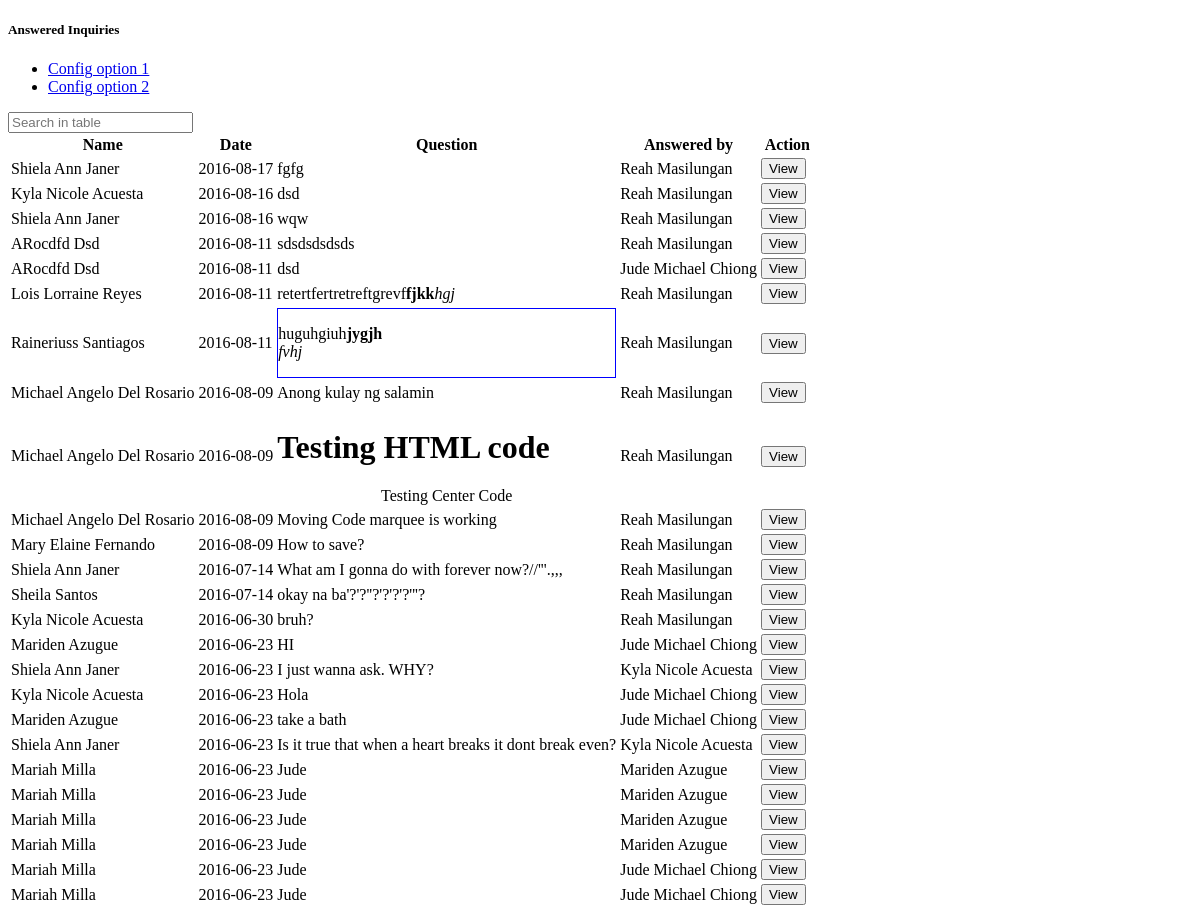
The page /answeredinquiry.php (upper part) on the database as committed earlier.
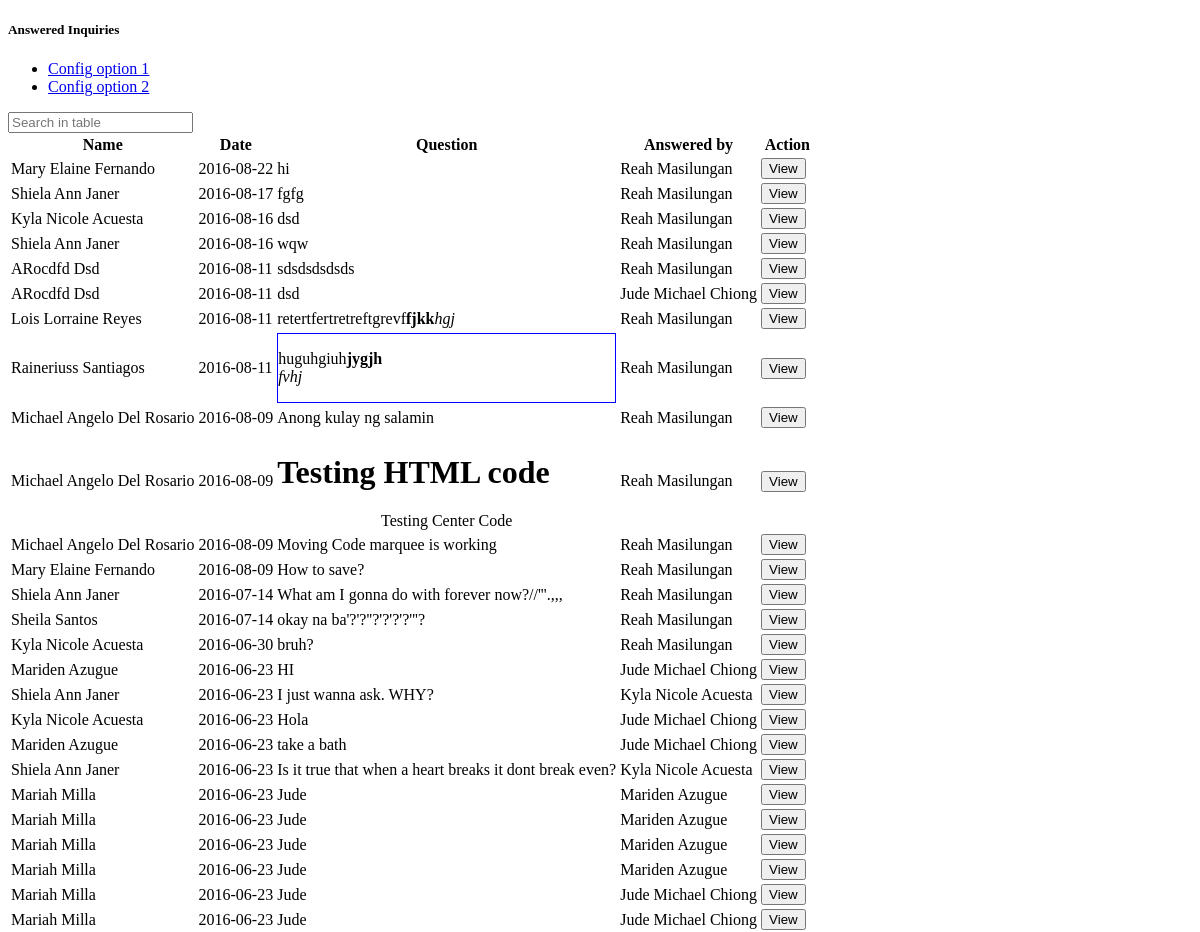
The same page on the database as committed later.
### tables this page shows
CREATE TABLE IF NOT EXISTS `inquiry` (
  `inquiry_id` int(10) NOT NULL,
  `employee_id` varchar(10) NOT NULL,
  `inquiry_date` date NOT NULL,
  `inquiry_question` varchar(200) NOT NULL,
  `inquiry_answerdate` date NOT NULL,
  `inquiry_answer` varchar(200) NOT NULL,
  `inquiry_answeredby` varchar(50) NOT NULL,
  `inquiry_status` varchar(20) NOT NULL DEFAULT 'Pending'
);

CREATE TABLE IF NOT EXISTS `employee` (
  `employee_id` int(10) NOT NULL,
  `employee_lastname` varchar(35) NOT NULL,
  `employee_firstname` varchar(35) NOT NULL,
  `employee_middlename` varchar(35) NOT NULL,
  `employee_gender` varchar(6) NOT NULL,
  `employee_birthday` date NOT NULL,
  `employee_marital` varchar(15) NOT NULL,
  `employee_address` varchar(100) NOT NULL,
  `employee_city` varchar(20) NOT NULL,
  `employee_zip` varchar(10) NOT NULL,
  `employee_email` varchar(255) NOT NULL,
  `employee_cellnum` varchar(15) NOT NULL,
  `employee_type` varchar(20) NOT NULL,
  `employee_jobtitle` varchar(25) NOT NULL,
  `employee_empstatus` varchar(50) NOT NULL,
  `employee_department` varchar(25) NOT NULL,
  `employee_rate` int(6) NOT NULL,
  `employee_taxcode` varchar(9) NOT NULL,
  `employee_dependency` int(2) NOT NULL,
  `employee_sss` varchar(30) NOT NULL,
  `employee_philhealth` varchar(30) NOT NULL,
  `employee_pagibig` varchar(30) NOT NULL,
  `employee_tin` varchar(30) NOT NULL,
  `employee_shift` varchar(20) NOT NULL,
  `employee_datehired` date NOT NULL,
  `employee_restday` varchar(30) NOT NULL,
  `employee_password` varchar(25) NOT NULL,
  `employee_payslippassword` varchar(50) NOT NULL,
  `employee_sickleave` int(2) NOT NULL DEFAULT '0',
  `employee_vacationleave` int(2) NOT NULL DEFAULT '0',
  `employee_incentive` int(2) NOT NULL DEFAULT '0',
  `employee_maternityleave` int(2) NOT NULL DEFAULT '0',
  `employee_paternityleave` int(2) NOT NULL DEFAULT '0',
  `employee_singleparentleave` int(2) NOT NULL DEFAULT '0',
  `employee_status` varchar(10) NOT NULL DEFAULT 'active',
  `employee_team` varchar(50) NOT NULL,
  `employee_level` int(3) NOT NULL,
  `date_start` date NOT NULL,
  `date_end` date NOT NULL,
  `image` longblob NOT NULL,
  `cutoff` varchar(50) NOT NULL,
  `test` varchar(999) NOT NULL,
  `test_idate` date NOT NULL,
  `test_edate` date NOT NULL,
  `loan` varchar(999) NOT NULL,
  `loan_idate` date NOT NULL,
  `loan_edate` date NOT NULL
);

### answeredinquiry.php (the view, shortened to what this page needs)
<!DOCTYPE html>
<html>
	<head>
		<link rel="stylesheet" type="text/css" href="sweetalert2-master/dist/sweetalert2.css">
	</head>
	<body>
		<div class="row">
			<div class="col-lg-12">
				<div class="ibox float-e-margins">
					<div class="ibox-title">
						<h5>Answered Inquiries</h5>
						<div class="ibox-tools">
							<ul class="dropdown-menu dropdown-user">
								<li><a href="#">Config option 1</a>
								</li>
								<li><a href="#">Config option 2</a>
								</li>
							</ul>
						</div>
					</div>
					<div class="ibox-content">
                        <input type="text" class="form-control input-sm m-b-xs" id="filter"
                                   placeholder="Search in table">
						<?php
							include('dbconfig.php');
							if ($result = $mysqli->query("SELECT * FROM inquiry RIGHT JOIN employee ON employee.employee_id = inquiry.employee_id WHERE inquiry_status = 'answered' ORDER BY inquiry_date DESC"))
							{
								if ($result->num_rows > 0)
								{
									echo "<table class='footable table table-stripped' data-page-size='5' data-filter=#filter>";
									echo "<thead>";
									echo "<tr>";
									echo "<th>Name</th>";
									echo "<th >Date</th>";
									echo "<th>Question</th>";
									echo "<th>Answered by</th>";
									echo "<th>Action</th>";
									echo "</tr>";
									echo "</thead>";
									while ($row = mysqli_fetch_object($result))
									{
										echo "<tr class = 'josh'>";
										echo "<td>" .$row->employee_firstname . " " . $row->employee_lastname . "</td>";
										echo "<td >" . date("Y-m-d",strtotime($row->inquiry_date)) . "</td>";
										echo "<td>" . $row->inquiry_question . "</td>";
										echo "<td>" . $row->inquiry_answeredby . "</td>";
										$question =htmlentities($row->inquiry_question);
										$answer = htmlentities($row->inquiry_answer);
										echo '<td><a href="#" data-toggle="modal" data-target="#myModal4" data-inqid="'.$row->inquiry_id.'" data-quest="'.$question.'" data-answer="'.$answer.'" class = "answerdialog">';
										echo "<button class='btn btn-info' name = 'edit' type='button'><i class='fa fa-paste'></i> View</button></a>&nbsp;&nbsp;";
										echo "</td>";
										echo "</tr>";
									}
									echo "</table>";
								}
							}
						?>
					</div>
				</div>
			</div>
        </div>
		<?php
			include('menufooter.php');
		?>
	</body>
</html>

Rows that differ between the two databases and show on the page:
added inquiry: employee.employee_firstname "Mary Elaine", employee.employee_lastname "Fernando", inquiry_date "2016-08-22", inquiry_question "hi", inquiry_answeredby "Reah Masilungan"
